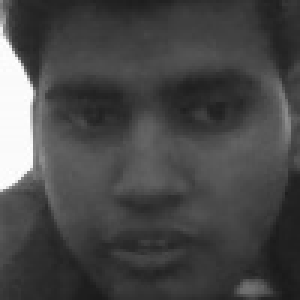
#> input picture data/datasets/opencv_dataset/praveen/praveen_002.jpg, 100 x 100 px, given in place of the camera (shown 3 times larger)
$ python face_counter.py
#> lines starting #> are read from the running program, lines starting #| are printed output that depends on the picture; after the words box and inside, x2 and y2 are one past the last pixel; in counts of white or black regions, pixels touching at a corner belong together
#> the answer given: 1
import cv2
import numpy as np
import os
import json
from datetime import datetime, timedelta
from typing import List, Tuple, Dict, Optional
from collections import defaultdict
import time

class FaceCounter:
    """
    Enhanced face detection and counting system with statistics tracking.
    Counts faces, tracks people, and provides detailed analytics.
    """

    def __init__(self):
        """Initialize the face counter with detection and tracking capabilities."""
        # Load face detection cascade
        self.face_cascade = cv2.CascadeClassifier(cv2.data.haarcascades + 'haarcascade_frontalface_default.xml')
        self.eye_cascade = cv2.CascadeClassifier(cv2.data.haarcascades + 'haarcascade_eye.xml')

        if self.face_cascade.empty() or self.eye_cascade.empty():
            raise Exception("Error loading cascade classifiers")

        # Counting variables
        self.total_faces_detected = 0
        self.max_faces_at_once = 0
        self.session_start_time = datetime.now()
        self.face_detection_log = []

        # Statistics tracking
        self.hourly_counts = defaultdict(int)
        self.daily_counts = defaultdict(int)
        self.face_size_stats = []

        # Counter display settings
        self.show_detailed_stats = True
        self.log_detections = True

        # Files for persistent storage
        self.stats_file = "face_counter_stats.json"
        self.log_file = "face_detection_log.json"

        # Load existing data
        self.load_statistics()

    def load_statistics(self):
        """Load existing statistics from file."""
        try:
            if os.path.exists(self.stats_file):
                with open(self.stats_file, 'r') as f:
                    data = json.load(f)
                    self.total_faces_detected = data.get('total_faces_detected', 0)
                    self.max_faces_at_once = data.get('max_faces_at_once', 0)
                    self.hourly_counts = defaultdict(int, data.get('hourly_counts', {}))
                    self.daily_counts = defaultdict(int, data.get('daily_counts', {}))
                    self.face_size_stats = data.get('face_size_stats', [])
                print(f"Loaded statistics: {self.total_faces_detected} total faces detected")
        except Exception as e:
            print(f"Error loading statistics: {e}")

    def save_statistics(self):
        """Save current statistics to file."""
        try:
            data = {
                'total_faces_detected': self.total_faces_detected,
                'max_faces_at_once': self.max_faces_at_once,
                'hourly_counts': dict(self.hourly_counts),
                'daily_counts': dict(self.daily_counts),
                'face_size_stats': self.face_size_stats,
                'last_updated': datetime.now().isoformat()
            }
            with open(self.stats_file, 'w') as f:
                json.dump(data, f, indent=2)

            # Save detection log
            if self.log_detections and self.face_detection_log:
                with open(self.log_file, 'w') as f:
                    json.dump(self.face_detection_log, f, indent=2)

        except Exception as e:
            print(f"Error saving statistics: {e}")

    def update_counts(self, face_count: int, face_locations: List[Tuple[int, int, int, int]]):
        """Update counting statistics."""
        if face_count > 0:
            self.total_faces_detected += face_count
            self.max_faces_at_once = max(self.max_faces_at_once, face_count)

            # Update time-based counts
            now = datetime.now()
            hour_key = now.strftime("%Y-%m-%d %H:00")
            day_key = now.strftime("%Y-%m-%d")

            self.hourly_counts[hour_key] += face_count
            self.daily_counts[day_key] += face_count

            # Track face sizes for analytics
            for (x, y, w, h) in face_locations:
                face_area = w * h
                self.face_size_stats.append({
                    'area': face_area,
                    'width': w,
                    'height': h,
                    'timestamp': now.isoformat()
                })

            # Log detection event
            if self.log_detections:
                self.face_detection_log.append({
                    'timestamp': now.isoformat(),
                    'face_count': face_count,
                    'face_locations': face_locations
                })

                # Keep only last 1000 log entries
                if len(self.face_detection_log) > 1000:
                    self.face_detection_log = self.face_detection_log[-1000:]

    def detect_and_count_webcam(self, camera_index: int = 0):
        """Real-time face detection and counting using webcam."""
#> called with camera_index = 0
        cap = cv2.VideoCapture(camera_index)

        if not cap.isOpened():
            raise Exception("Could not open webcam")

        print("Face Counter started. Press 'q' to quit, 'r' to reset counters, 's' to save screenshot")
        print("Press 'h' to toggle detailed stats display")

        # Frame processing variables
        frame_count = 0
        fps_start_time = time.time()
        fps = 0

        while True:
            ret, frame = cap.read()
#> frame is the input picture: shape (100, 100, 3); min 25, max 255, mean 71.6
            if not ret:
                break

            frame_count += 1

            # Calculate FPS
            if frame_count % 30 == 0:
                fps = 30 / (time.time() - fps_start_time)
                fps_start_time = time.time()

            # Convert to grayscale for detection
            gray = cv2.cvtColor(frame, cv2.COLOR_BGR2GRAY)

            # Detect faces
            faces = self.face_cascade.detectMultiScale(
                gray,
                scaleFactor=1.1,
                minNeighbors=5,
                minSize=(30, 30)
            )
#> faces = [[6, 5, 88, 88]]

            current_face_count = len(faces)
#> current_face_count = 1
            face_locations = [(x, y, w, h) for (x, y, w, h) in faces]
#> face_locations = [(6, 5, 88, 88)]

            # Update counts
            if current_face_count > 0:
                self.update_counts(current_face_count, face_locations)
#> in update_counts, `self.total_faces_detected += face_count`: self.total_faces_detected = 1
#> the loop in update_counts, `for (x, y, w, h) in face_locations:` made 1 pass
#> (x, y, w, h, face_area) on pass 1: (6, 5, 88, 88, 7744)
#> after the loop in update_counts, `for (x, y, w, h) in face_locations:`: self.face_size_stats = 1 item

            # Draw face rectangles and numbers
            for i, (x, y, w, h) in enumerate(faces):
                # Draw face rectangle
                cv2.rectangle(frame, (x, y), (x + w, y + h), (255, 0, 0), 2)

                # Add face number
                cv2.putText(frame, f'Face {i+1}', (x, y - 10),
                           cv2.FONT_HERSHEY_SIMPLEX, 0.7, (255, 0, 0), 2)

                # Detect eyes within face
                roi_gray = gray[y:y + h, x:x + w]
                roi_color = frame[y:y + h, x:x + w]
                eyes = self.eye_cascade.detectMultiScale(roi_gray)

                for (ex, ey, ew, eh) in eyes:
                    cv2.rectangle(roi_color, (ex, ey), (ex + ew, ey + eh), (0, 255, 0), 2)
#> this loop made 1 pass
#> pass 1, in detect_and_count_webcam, `roi_color = frame[y:y + h, x:x + w]`:
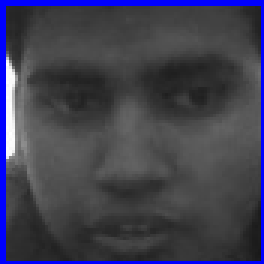
#> roi_color: shape (88, 88, 3) (shown 3 times larger); mean B, G, R 80.8, 63.8, 63.8
#> after the loop:
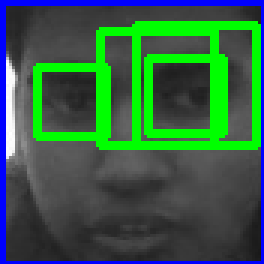
#> roi_color: shape (88, 88, 3) (shown 3 times larger); 17.06% of pixels changed, all inside (x1, y1, x2, y2) = (11, 7, 87, 50)

            # Display face count prominently
            cv2.putText(frame, f'Faces: {current_face_count}', (10, 50),
                       cv2.FONT_HERSHEY_SIMPLEX, 1.5, (0, 255, 0), 3)
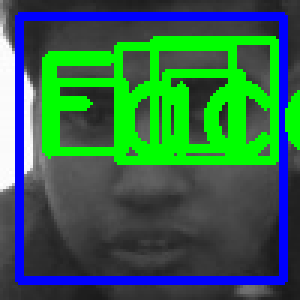
#> frame: shape (100, 100, 3) (shown 3 times larger); mean B, G, R 75.6, 101.8, 49

            # Display counters and statistics
            self.draw_statistics(frame, current_face_count, fps)

            # Show frame
            cv2.imshow('Face Counter', frame)

            # Handle key presses
            key = cv2.waitKey(1) & 0xFF
            if key == ord('q'):
                break
            elif key == ord('r'):
                self.reset_counters()
                print("Counters reset!")
            elif key == ord('s'):
                timestamp = datetime.now().strftime("%Y%m%d_%H%M%S")
                filename = f'face_count_screenshot_{timestamp}.jpg'
                cv2.imwrite(filename, frame)
                print(f"Screenshot saved: {filename}")
            elif key == ord('h'):
                self.show_detailed_stats = not self.show_detailed_stats
                print(f"Detailed stats: {'ON' if self.show_detailed_stats else 'OFF'}")

        cap.release()
        cv2.destroyAllWindows()

        # Save statistics before closing
        self.save_statistics()
        self.print_session_summary()

    def draw_statistics(self, frame: np.ndarray, current_faces: int, fps: float):
        """Draw counting statistics on the frame."""
#> called with current_faces = 1, fps = 0
        height, width = frame.shape[:2]
#> height = 100; width = 100

        # Background for stats (moved down to avoid overlap with main counter)
        overlay = frame.copy()
        cv2.rectangle(overlay, (10, 80), (400, 280 if self.show_detailed_stats else 200), (0, 0, 0), -1)
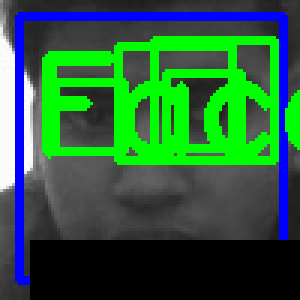
#> overlay: shape (100, 100, 3) (shown 3 times larger); 18% of pixels changed, all inside (x1, y1, x2, y2) = (10, 80, 100, 100)
        cv2.addWeighted(overlay, 0.7, frame, 0.3, 0, frame)
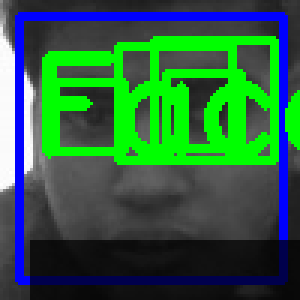
#> frame: shape (100, 100, 3) (shown 3 times larger); 18% of pixels changed, all inside (x1, y1, x2, y2) = (10, 80, 100, 100)

        # Basic stats (always shown)
        stats_text = [
            f"Current Faces: {current_faces}",
            f"Total Detected: {self.total_faces_detected}",
            f"Max at Once: {self.max_faces_at_once}",
            f"FPS: {fps:.1f}"
        ]
#> stats_text = ['Current Faces: 1', 'Total Detected: 1', 'Max at Once: 1', 'FPS: 0.0']

        # Detailed stats (toggleable)
        if self.show_detailed_stats:
            session_duration = datetime.now() - self.session_start_time
            session_minutes = session_duration.total_seconds() / 60

            today = datetime.now().strftime("%Y-%m-%d")
            today_count = self.daily_counts.get(today, 0)
#> today_count = 1

            avg_per_minute = self.total_faces_detected / max(session_minutes, 0.1)
#> avg_per_minute = 10

            stats_text.extend([
                f"Session: {session_minutes:.1f}m",
                f"Today: {today_count}",
                f"Avg/min: {avg_per_minute:.1f}"
            ])

        # Draw stats text (adjusted y position)
        for i, text in enumerate(stats_text):
            y_pos = 105 + (i * 25)
            cv2.putText(frame, text, (20, y_pos), cv2.FONT_HERSHEY_SIMPLEX, 0.6, (0, 255, 0), 2)
#> this loop made 7 passes
#> (text, y_pos) on passes 1 to 7: ('Current Faces: 1', 105), ('Total Detected: 1', 130), ('Max at Once: 1', 155), ('FPS: 0.0', 180), ('Session: 0.0m', 205), ('Today: 1', 230), ('Avg/min: 10.0', 255)
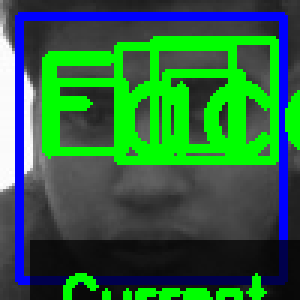
#> frame: shape (100, 100, 3) (shown 3 times larger); 2.21% of pixels changed, all inside (x1, y1, x2, y2) = (21, 91, 89, 100)

        # Draw controls help
        help_y = height - 60
#> help_y = 40
        cv2.putText(frame, "Controls: Q=Quit, R=Reset, S=Save, H=Stats",
                   (10, help_y), cv2.FONT_HERSHEY_SIMPLEX, 0.5, (255, 255, 0), 1)
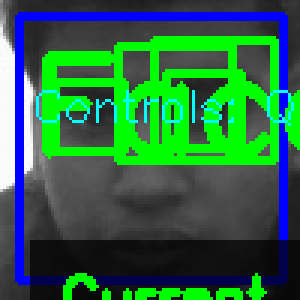
#> frame: shape (100, 100, 3) (shown 3 times larger); 1.76% of pixels changed, all inside (x1, y1, x2, y2) = (12, 30, 98, 42)
#> (key q is pressed here)

    # [67 lines left out: functions detect_and_count_image, reset_counters, not called in this run]

    def print_session_summary(self):
        """Print summary of the current session."""
        session_duration = datetime.now() - self.session_start_time

        print("\n" + "="*50)
        print("FACE COUNTING SESSION SUMMARY")
        print("="*50)
        print(f"Session Duration: {session_duration}")
        print(f"Total Faces Detected: {self.total_faces_detected}")
#| Total Faces Detected: 1
        print(f"Maximum Faces at Once: {self.max_faces_at_once}")
#| Maximum Faces at Once: 1
        session_minutes = max(session_duration.total_seconds() / 60, 0.1)  # Avoid division by zero
        print(f"Average per Minute: {self.total_faces_detected / session_minutes:.1f}")
#| Average per Minute: 10.0

        if self.face_size_stats:
            avg_size = np.mean([stat['area'] for stat in self.face_size_stats])
#> avg_size = 7744
            print(f"Average Face Size: {avg_size:.0f} pixels²")
#| Average Face Size: 7744 pixels²

        print("="*50)

    # [30 lines left out: function get_detailed_statistics, not called in this run]


def main():
    """Main function for face counter application."""
    try:
        counter = FaceCounter()

        print("Face Counter Application")
        print("=" * 40)
        print("1. Real-time webcam counting")
        print("2. Count faces in image file")
        print("3. View detailed statistics")
        print("4. Reset all counters")
        print("5. Exit")

        while True:
#> (the run stopped early here; a loop or call above may not have finished)
